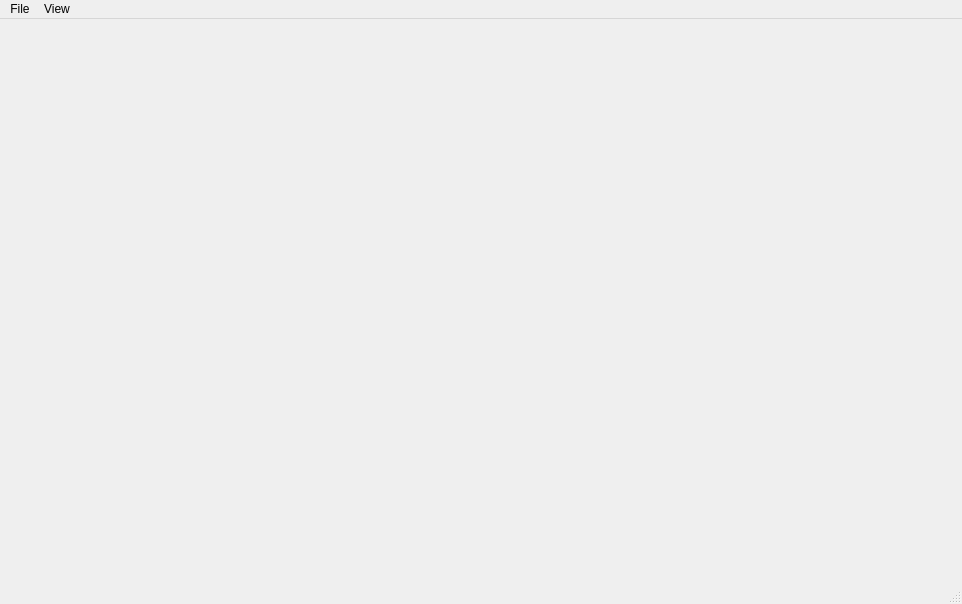
<?xml version="1.0" encoding="UTF-8"?>
<ui version="4.0">
 <class>MainWindow</class>
 <widget class="QMainWindow" name="MainWindow">
  <property name="geometry">
   <rect>
    <x>0</x>
    <y>0</y>
    <width>962</width>
    <height>604</height>
   </rect>
  </property>
  <property name="windowTitle">
   <string>MainWindow</string>
  </property>
  <widget class="QWidget" name="centralWidget">
   <layout class="QHBoxLayout" name="horizontalLayout"/>
  </widget>
  <widget class="QMenuBar" name="menuBar">
   <property name="geometry">
    <rect>
     <x>0</x>
     <y>0</y>
     <width>962</width>
     <height>21</height>
    </rect>
   </property>
   <widget class="QMenu" name="menuFile">
    <property name="title">
     <string>File</string>
    </property>
    <addaction name="actionOpen"/>
    <addaction name="actionSave"/>
   </widget>
   <widget class="QMenu" name="menuView">
    <property name="title">
     <string>View</string>
    </property>
    <addaction name="actionTool_Bar"/>
   </widget>
   <addaction name="menuFile"/>
   <addaction name="menuView"/>
  </widget>
  <widget class="QStatusBar" name="statusBar"/>
  <action name="actionOpen">
   <property name="text">
    <string>Open</string>
   </property>
  </action>
  <action name="actionTool_Bar">
   <property name="text">
    <string>Tool Bar</string>
   </property>
  </action>
  <action name="actionSave">
   <property name="text">
    <string>Save</string>
   </property>
  </action>
 </widget>
 <layoutdefault spacing="6" margin="11"/>
 <resources/>
 <connections/>
</ui>
